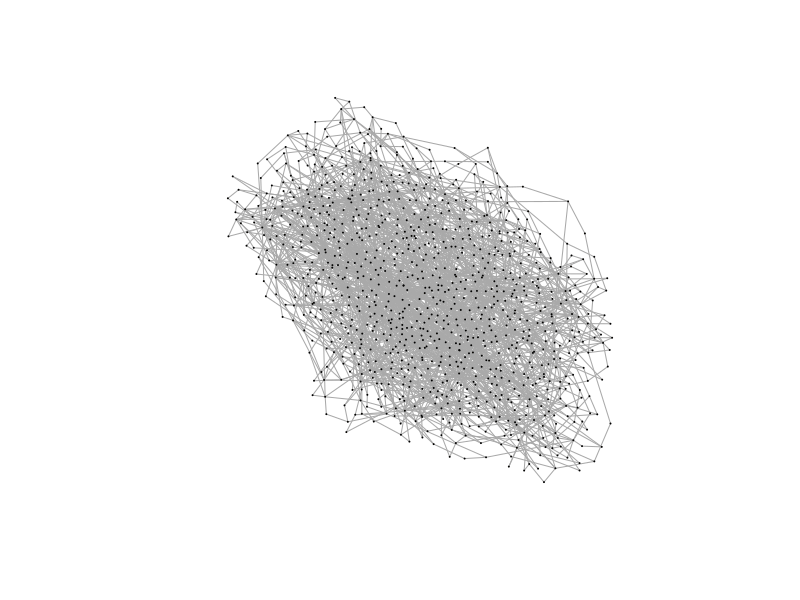
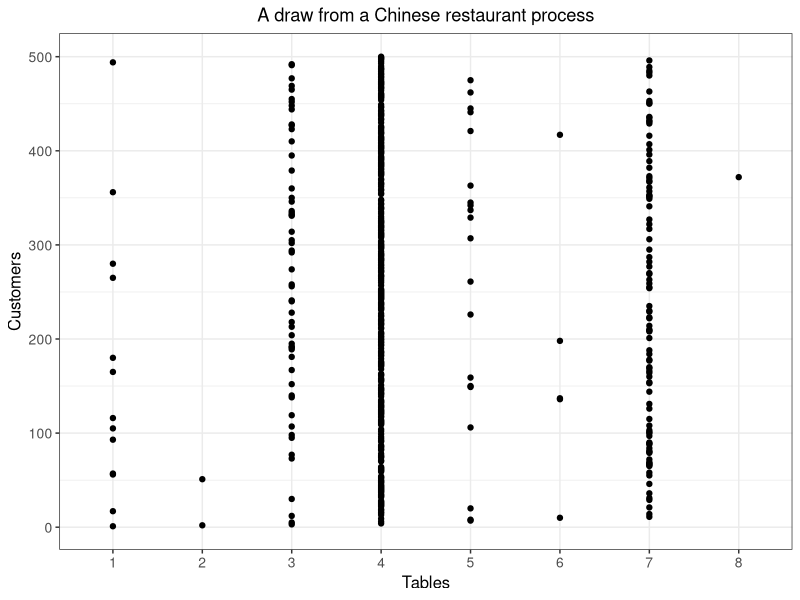
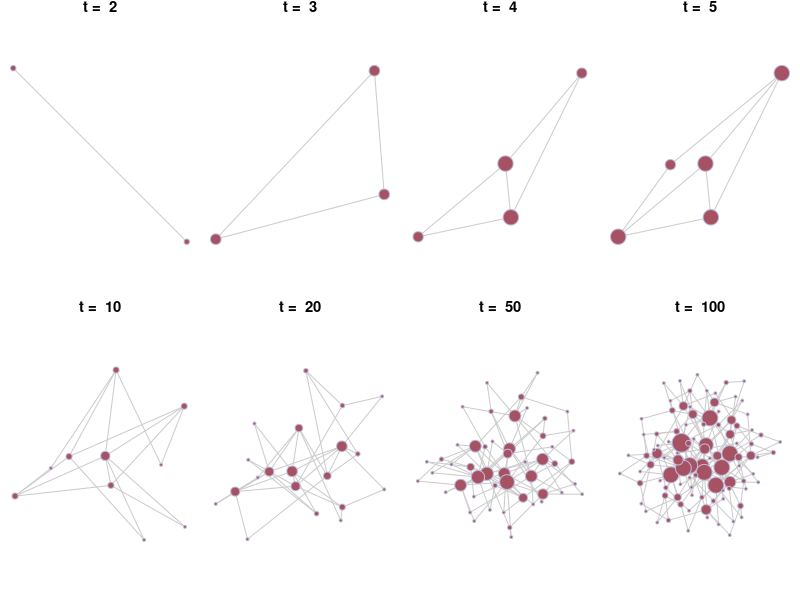

Write R code to recreate these figures, in order. (Note: this script raises an error after producing the figures.)
# Figures

# Author: Junsong Lu
# Version: 2025-07-11

# Libraries
library(tidyverse)
library(igraph)

# Sources

# Parameters

# =========================== Barabasi-Albert ==================================

N <- 1000
m_link <- 2  

set.seed(111)
ba_model <- sample_pa(
  n = N,            
  m = m_link,             
  directed = FALSE
)

plot(ba_model, vertex.size = 0.5, vertex.label = NA)

write_graph(ba_model, file = "ba_1000.gml", format = "gml")


# dynamic figure

max_nodes <- 100             # Total number of nodes to grow
steps <- c(2, 3, 4, 5, 10, 20, 50, 100)  # Growth steps to visualize

# Generate full graph first
set.seed(1)
full_graph <- sample_pa(n = max_nodes, 
                        power = 1,
                        m = m_link,
                        directed = FALSE)

# Compute layout for the full graph (fixed layout)
layout_fixed <- layout_with_fr(full_graph)
size_list <- c(12, 12, 12, 12, 9, 9, 5, 5)

# Set up plotting area
png(filename = "growing_pattern3.png", width = 8, height = 6, 
    units = "in", res = 700)

par(mfrow = c(2, 4), mar = c(0.25, 0.25, 1, 0.25))  # Grid layout

# Plot subgraphs at different steps using the same layout
for (t in seq_along(steps)) {
  i <- which(steps == steps[t])
  sub_g <- induced_subgraph(full_graph, 1:steps[t])
  layout_sub <- layout_fixed[1:steps[t], , drop = FALSE]  # Always returns a matrix
  par(cex.main = 1.35)
  
  degrees <- degree(sub_g)
  
  plot(sub_g,
       layout = layout_sub,
       vertex.size = degrees * (1.8 + 4.5 * (1 - floor((t - 1) / 4))),#size_list[i],
       vertex.label = NA,
       vertex.color = "#A75263", #"#61678B",
       vertex.frame.color = "#BCB9D8",  # Change vertex frame color
       vertex.frame.width = 1,     # Ensure frame width is applied
       #edge.curved = 0.2,
       edge.width = 1,
       edge.color = "grey80",
       main = paste("t = ", steps[t]))
  #box(lwd = 1.2)
}
dev.off()
par(mfrow = c(1, 1))

# ======================= preferential attachment ==============================

# Function to simulate Chinese Restaurant Process
crp_simulation <- function(n_customers, alpha = 1) {
  tables <- integer(n_customers)  # Table assignments for each customer
  n_tables <- 0
  
  for (i in 1:n_customers) {
    # Count the number of customers at each table
    table_counts <- table(tables[tables != 0])  # Exclude empty tables
    table_probs <- table_counts / (i - 1 + alpha)  # Probability of choosing existing tables
    new_table_prob <- alpha / (i - 1 + alpha)  # Probability of choosing a new table
    
    # Combine the probabilities (existing tables + new table)
    table_probs <- c(table_probs, new_table_prob)
    
    # Sample a table based on the probabilities
    sampled_table <- sample(1:(n_tables + 1), size = 1, prob = table_probs)
    
    if (sampled_table == (n_tables + 1)) {
      n_tables <- n_tables + 1  # A new table is chosen
      tables[i] <- n_tables
    } else {
      tables[i] <- names(table_counts)[sampled_table]
    }
  }
  return(tables)
}

# Simulate the CRP process for 50 customers
n_customers <- 500
alpha <- 1
customer_table_assignments <- crp_simulation(n_customers, alpha)

# Create a data frame for ggplot
crp_data <- data.frame(
  Customer = 1:n_customers,
  Table = customer_table_assignments
)

# Plot using ggplot2
ggplot(crp_data, aes(x = Table, y = Customer)) +
  geom_point() +
  theme_bw() +
  labs(title = "A draw from a Chinese restaurant process",
       x = "Tables",
       y = "Customers") +
  theme(plot.title = element_text(hjust = 0.5),
        axis.text = element_text(size = 10),
        axis.title = element_text(size = 12))

# Function to simulate Preferential Attachment
m <- 1
pa_simulation <- function(n_links, m) {
  #n_links <- 50
  select_node <- rep(0, times = n_links)
  # count the # links per node
  n_node <- 0
  
  for (i in 1:n_links) {
    i = 3
    link_counts <- table(select_node[select_node != 0])
    link_prob <- link_counts / (m * (i - 1) + 1)
    link_self <- 1 / (m * (i - 1) + 1)
    
    link_prob <- c(link_prob, link_self)
    
    sample_link <- sample(1:i, size = 1, prob = link_prob)
    
    if (sample_link == i) {
      select_node[i] <- sample_link
      n_node <- n_node + 1
    } else {
      select_node[i] <- sample_link
    }
  }
  return(select_node)
}

pa_simulation(50)



pa_simulation <- function(n_links) {
  # 边界情况处理
  if (n_links == 0) return(numeric(0))
  if (n_links == 1) return(1)  # 仅1条边：节点2连接节点1
  
  # 初始化
  select_node <- rep(NA, n_links)  # 存储每条边的连接目标
  deg <- numeric(2 * n_links + 1)  # 度数向量（索引=节点ID）
  
  # 初始网络：2个节点，1条边（节点1↔节点2）
  select_node[1] <- 1  # 第一条边：节点2连接到节点1
  deg[1] <- 1          # 节点1度数=1
  deg[2] <- 1          # 节点2度数=1
  n_node <- 2           # 当前节点数=2
  
  # 模拟新增边（从第2条边开始）
  for (t in 2:n_links) {
    # 1. 计算概率 = 节点度数 / 总度数
    total_deg <- sum(deg[1:n_node])
    probs <- deg[1:n_node] / total_deg
    
    # 2. 按概率选择目标节点
    target <- sample(1:n_node, size = 1, prob = probs)
    select_node[t] <- target  # 记录连接目标
    
    # 3. 更新度数
    deg[target] <- deg[target] + 1  # 目标节点度数+1
    n_node <- n_node + 1            # 创建新节点
    deg[n_node] <- 1                # 新节点初始度数=1
  }
  
  return(select_node)
}

# 模拟50条边的网络
set.seed(123)  # 确保可重复性
network_links <- pa_simulation(50)

# =========================== communities ======================================

set.seed(123)

# Number of nodes
num_nodes <- 60

# Generate a random graph with 3 communities
block_sizes <- c(13, 13, 14, 10, 10)  # Adjusted to sum to 40

# Generate a random graph with 3 communities
com_mat <- matrix(rep(0.1, times = 5 * 5), nrow = 5)
diag(com_mat) <- 0.8
g <- sample_sbm(num_nodes, pref.matrix = com_mat,
                block.sizes = block_sizes)


# Add weights to the edges
E(g)$weight <- runif(ecount(g), min = 0.1, max = 1)

# Get the adjacency matrix
adj_matrix <- as_adjacency_matrix(g, attr = "weight", sparse = FALSE)

# Display the adjacency matrix
svg("weighted_network.svg", width = 10, height = 10, bg = NA)
plot(g, vertex.size = 10, vertex.label = NA, 
     vertex.color = "#FF9300",
     edge.width = E(g)$weight * 1,
     vertex.frame.color = "white", vertex.frame.width = 2.5)
dev.off()

community_colors <- rep(c("#DE6B69", "#61708B", "#87D1D1", "#A2549B",
                          "#E7C55A"), times = block_sizes)
plot(g, vertex.size = 10, vertex.label = NA, 
     vertex.color = community_colors,
     edge.width = E(g)$weight * 1,
     vertex.frame.color = "white", vertex.frame.width = 2.5)


layout <- layout_with_fr(g)  # This provides a layout for the graph

# Set up the PNG output
png("combined_network2.png", width = 12, height = 6, units = "in", res = 700)

# Set up a 1x2 plot layout (two plots side by side)
par(mfrow = c(1, 2), mar = c(2, 2, 1, 1))  # Adjust margins for better spacing

# First plot: Default color
plot(g, vertex.size = 10, vertex.label = NA, 
     vertex.color = "#FF9300",
     edge.width = E(g)$weight * 1,
     vertex.frame.color = "white", vertex.frame.width = 2.5,
     layout = layout)  # Use the same layout for both plots

# Second plot: Community-based color
#community_colors <- rep(c("#DE6B69", "#61708B", "#87D1D1"), times = block_sizes)
plot(g, vertex.size = 10, vertex.label = NA, 
     vertex.color = community_colors,
     edge.width = E(g)$weight * 1,
     vertex.frame.color = "white", vertex.frame.width = 2.5,
     layout = layout)  # Use the same layout for both plots

# Close the PNG device
dev.off()

# ============================ 2-hop network ===================================

set.seed(1)
n <- 100
sample_net <- sample_pa(n = n,
                        m = 2,
                        directed = FALSE)

plot(sample_net, vertex.size = 7, vertex.label = NA)

first_node <- 2
one_hop <- neighbors(sample_net, 2)
two_hop <- unlist(map(one_hop, ~ neighbors(sample_net, .)))
two_hop <- two_hop[!(two_hop %in% one_hop)]
two_hop <- two_hop[two_hop != 2]
two_hop <- unique(two_hop)

palf <- colorRampPalette(c("gray80", "dark red")) 
color_list <- palf(10)

vertex_colors <- rep("gray90", n)  
vertex_colors[one_hop] <- "#A75A5A"  
vertex_colors[two_hop] <- "#BD9E9E"  
vertex_colors[first_node] <- "#8B0000" 

neighbor_ind <- vector("numeric", length = n)
for (i in 1:n) {
  if (i %in% one_hop){
    neighbor_ind[i] <- 1
  } else if(i %in% two_hop) {
    neighbor_ind[i] <- 2
  } else{
    neighbor_ind[i] <- 3
  }
}

neighbor_ind[2] <- 0

neighbor_ind
V(sample_net)$neighbor_ind <- neighbor_ind

l <- layout_with_fr(sample_net)

write_graph(sample_net, file = "ba_activ.gml", format = "gml")

plot(sample_net,
     layout = l,
     vertex.label = NA,
     vertex.frame.color = "white",
     vertex.frame.width = 1,
     vertex.color = vertex_colors,
     vertex.size = 8)

degree(sample_net)

w <- c(6,6,5,2,2,1)
b <- c(3,3,2,4,4,3)
cor.test(w,b)

# sample calculation 1

log(100)/log(log(100))

# 参数设置
ki <- 10
kj <- 15
N <- 100
k_mean <- 5.88
k2_mean <- 54.38

a <- 0  # 下限
b <- 0.5   # 上限

n <- 3  # 最大路径长度

# 计算常量
M <- N * k_mean
r <- (k2_mean - k_mean) / k_mean

# 计算 E[w^d] for d = 1 to n
E_wd <- function(d, a, b) {
  (b^(d + 1) - a^(d + 1)) / ((d + 1) * (b - a))
}

# 向量化计算
d_vals <- 1:n
E_wd_vals <- sapply(d_vals, E_wd, a = a, b = b)
r_vals <- r^(d_vals - 1)

# 计算总和
effect <- (ki * kj / M) * sum(r_vals * E_wd_vals)

# 计算 marginal effect: 第3项减去第2项的贡献
effect_d2 <- (ki * kj / M) * sum(r_vals[1:2] * E_wd_vals[1:2])
marginal_d3 <- effect - effect_d2

# 打印结果
cat("Expected total effect:", effect, "\n")
cat("Marginal effect of increasing path length to 3:", marginal_d3, "\n")

# sample calculation 2

corr_AXd <- function(w, d, sigma_A, sigma_eps) {
  if (abs(w^2 - 1) < 1e-8) {
    # 特殊情况：w^2 = 1
    corr <- sigma_A / sqrt(sigma_A^2 + d * sigma_eps^2)
  } else {
    numerator <- w^d * sigma_A
    denominator <- sqrt(w^(2 * d) * sigma_A^2 +
                          sigma_eps^2 * (1 - w^(2 * d)) / (1 - w^2))
    corr <- numerator / denominator
  }
  return(corr)
}

w <- 0.5
d <- 3
sigma_A <- 1
sigma_eps <- 0.25

corr <- corr_AXd(w, d, sigma_A, sigma_eps)
cat("Corr(A, X_d) =", corr, "\n")

w <- 0.5
d <- 2
sigma_A <- 1
sigma_eps <- 0.25

corr <- corr_AXd(w, d, sigma_A, sigma_eps)
cat("Corr(A, X_d) =", corr, "\n")

